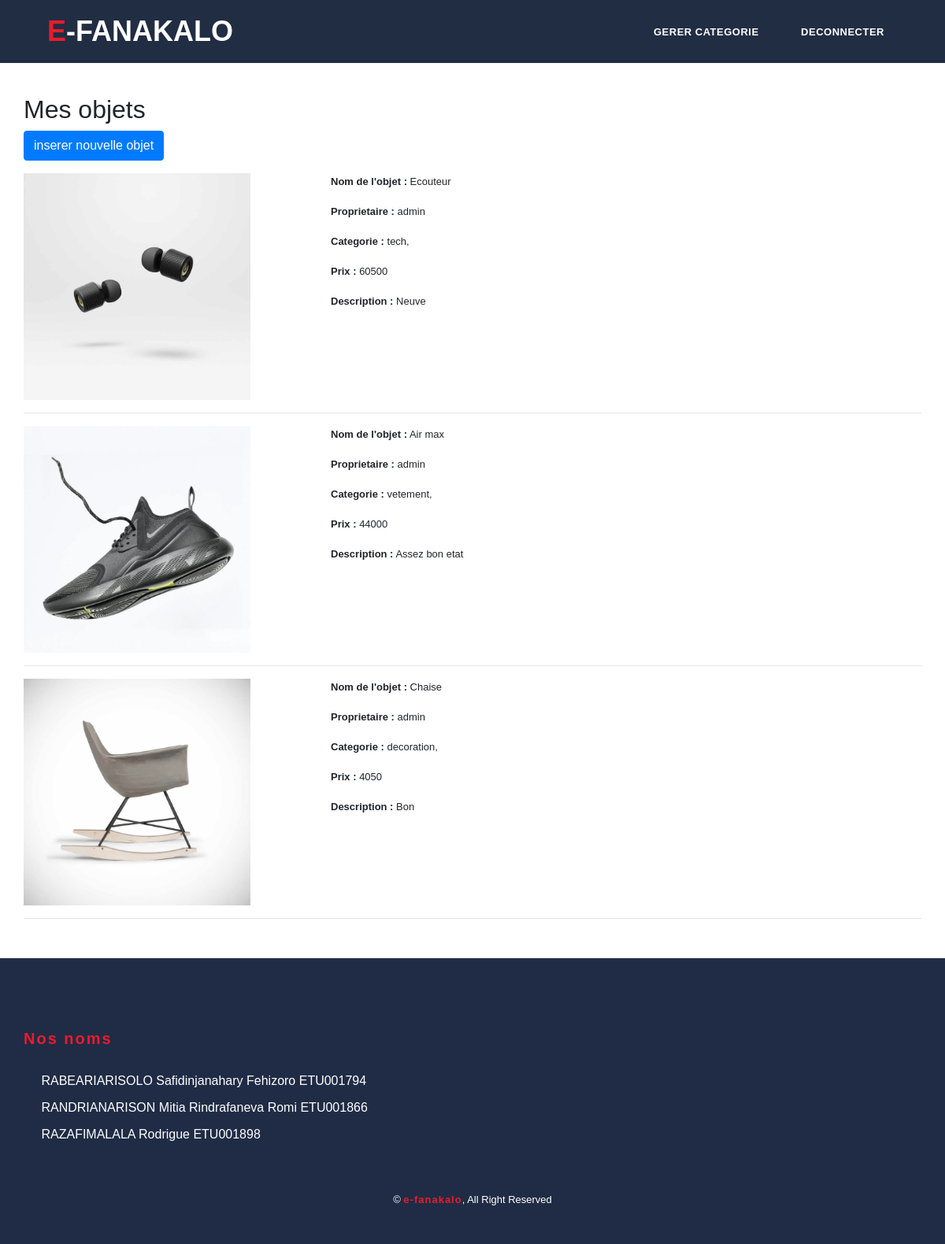
/index.php/home/mylist (signed in), run on the app's committed database.
### tables this page shows
CREATE TABLE Objet(
    idObjet int(10) PRIMARY KEY auto_increment,
    nom varchar(64) ,
    description text  DEFAULT NULL,
    prix float NOT NULL,
    idUser int(10),
    FOREIGN KEY(idUser) REFERENCES user(idUser)
);

CREATE TABLE sary(
    idsary int(10) PRIMARY KEY auto_increment,
    path varchar(50),
    idObjet int(10),
    FOREIGN KEY(idObjet) REFERENCES Objet(idObjet)
);

CREATE TABLE user(
    idUser int(10) PRIMARY KEY auto_increment,
    nom varchar(64) NOT NULL,
    pwd varchar(20) NOT NULL,
    isAdmin int NOT NULL
);

### application/controllers/Home.php (called while the page is built, shortened)
<?php
class Home extends CI_Controller {
    public function mylist(){
        $this->load->model('Objet');
        $data['mesObjets']=$this->Objet->getAllObjetById($_SESSION['iduser']);
        $this->load->view('header');
        $this->load->view('listeetajout',$data);
        $this->load->view('footer');
    }
}

### index.php (called while the page is built, shortened)
<?php
require_once BASEPATH.'core/CodeIgniter.php';

### application/models/Objet.php (called while the page is built, shortened)
<?php
class Objet extends CI_Model {
    public function getSaryObjet($idObjet=1){
        try {
            $sql="SELECT * FROM sary WHERE idObjet='%s' LIMIT 1";
            $sql=sprintf($sql,$idObjet);
            $query = $this->db->query($sql);
            $dbAll = $query->row_array();
        } catch (Exception $e) {
            echo $e;
        }
        return $dbAll;
    }
    public function getStringCategorieById($idobjet){
        $query = $this->db->query(' select categorie.nom as nom from Objet join Objet_Categorie on Objet.idObjet = Objet_Categorie.idObjet join categorie on categorie.idCategorie=Objet_Categorie.idCategorie where Objet.idobjet = '.$idobjet);
        $valiny = array();
        foreach($query->result_array() as $val){
                $valiny[] = $val;
        }
        $str = "";
        foreach($valiny as $v){
            $str = $str.$v['nom'].", ";
        }
        return $str;
    }
    public function getAllObjetById($iduser){
        try {
            $query = $this->db->query("SELECT idObjet,o.nom AS nom_obj,o.description,o.prix,u.idUser,u.nom AS username,u.pwd AS user_pwd,u.isAdmin FROM Objet AS o JOIN user AS u ON o.iduser=u.iduser where o.iduser=".$iduser);
            $dbAll = array();
            $i=0;
            foreach($query->result_array() as $row){
                $dbAll[$i]['sary']=$this->getSaryObjet($row['idObjet']);
                $dbAll[$i]['categ']=$this->getStringCategorieById($row['idObjet']);
                $dbAll[$i]['idObjet']=$row['idObjet'];
                $dbAll[$i]['nom_obj']=$row['nom_obj'];
                $dbAll[$i]['description']=$row['description'];
                $dbAll[$i]['prix']=$row['prix'];
                $dbAll[$i]['idUser']=$row['idUser'];
                $dbAll[$i]['username']=$row['username'];
                $dbAll[$i]['user_pwd']=$row['user_pwd'];
                $dbAll[$i]['isAdmin']=$row['isAdmin'];
                $i++;
            }
        } catch (Exception $e) {
            echo $e;
        }
        return $dbAll;
    }
}

### application/views/listeetajout.php (the view)
<link rel="stylesheet" href="<?php echo base_url('assets/css/listeetajout.css'); ?>">
<div class="container ctn">
    <h2>Mes objets</h2>
    <p><?php echo anchor('home/insertobjet','inserer nouvelle objet','class="btn btn-primary" type="button"'); ?></p>
    <?php for ($i=0; $i < count($mesObjets); $i++) { ?>
        <div class="row">
            <div class="col-md-4">
                <img src="<?php echo base_url($mesObjets[$i]['sary']['path']); ?>">
            </div>
            <div class="col-md-8">
                <p><b>Nom de l'objet :</b> <?php  echo $mesObjets[$i]['nom_obj']; ?></p>
                <p><b>Proprietaire :</b> <?php  echo $mesObjets[$i]['username']; ?></p>
                <p><b>Categorie :</b> <?php  echo $mesObjets[$i]['categ']; ?></p>
                <p><b>Prix :</b> <?php  echo $mesObjets[$i]['prix']; ?></p>
                <p><b>Description :</b> <?php  echo $mesObjets[$i]['description']; ?></p>
            </div>
        </div>
        <hr>
    <?php } ?>
</div>

### application/views/header.php (shortened to what this page needs)
<!DOCTYPE html>
<html lang="en">
<head>
    <link href="<?php echo base_url('assets/bootstrap/css/bootstrap.min.css'); ?>" rel="stylesheet">
    <link rel="stylesheet" href="<?php echo base_url('assets/css/fontawesome.css'); ?>">
    <link rel="stylesheet" href="<?php echo base_url('assets/css/header.css'); ?>">
    <link rel="stylesheet" href="<?php echo base_url('assets/css/footer.css'); ?>">
</head>
<body>
    <header class="main-header clearfix" role="header">
        <div class="logo">
        <a href="<?php echo base_url('home'); ?>"><em>e</em>-fanakalo</a>
        </div>
        <nav id="menu" class="main-nav" role="navigation">
        <ul class="main-menu">
            <?php if($_SESSION['isadmin'] == 1){ ?>
                <li><?php echo anchor('home/gerercategorie','Gerer categorie'); ?></li>
            <?php } ?>
            <li><?php echo anchor('home/logout','Deconnecter'); ?></li>
        </ul>
        </nav>
    </header>

### application/views/footer.php
    <div class="footer">
        <div class="container">
            <div class="footer-link">
                <h2>Nos noms</h2>
                <a>RABEARIARISOLO Safidinjanahary Fehizoro ETU001794</a>
                <a>RANDRIANARISON Mitia Rindrafaneva Romi ETU001866</a>
                <a>RAZAFIMALALA Rodrigue ETU001898</a>
            </div>
        </div>
        <div class="container copyright">
            <p>&copy; <a href="#">e-fanakalo</a>, All Right Reserved</a></p>
        </div>
    </div>
</body>
</html>

### assets/css/header.css (style rules this page uses)
body { font-family: 'Montserrat', sans-serif; }
a { color: #3CF; text-decoration: none; }
ul { padding: 0px; margin: 0px; list-style: none; }
p { font-size: 13px; line-height: 22px; }
.main-header { background-color: rgba(22,34,57,0.95); height: 80px; position: fixed; z-index: 12; width: 100%; top: 0; }
.main-header .logo { float: left; line-height: 80px; padding-left: 60px; }
.main-header .logo a { font-size: 36px; text-transform: uppercase; font-weight: 800; color: #fff; }
.main-header .logo a em { font-style: normal; color: #E81C2E; }
.main-menu { float: right; padding-right: 60px; }
.main-menu li { display: inline-block; line-height: 79px; margin-left: 15px; position: relative; }
.main-menu li:first-child { margin-left: 0px; }
.main-menu li a { padding: 10px 15px; font-size: 13px; text-transform: uppercase; letter-spacing: 0.5px; font-weight: 700; color: #fff; border: 2px solid transparent; transition: all 0.5s; }

### assets/css/footer.css (style rules this page uses)
.footer { position: relative; margin-top: 50px; padding-top: 90px; background: #202C45; clear: both; }
.footer .footer-contact, .footer .footer-link, .footer .footer-newsletter { position: relative; margin-bottom: 45px; color: #ffffff; }
.footer .footer-contact h2, .footer .footer-link h2, .footer .footer-newsletter h2 { margin-bottom: 30px; font-size: 20px; font-weight: 700; letter-spacing: 2px; color: #E81C2E; }
.footer .footer-link a { display: block; margin-bottom: 10px; color: #ffffff; transition: .3s; }
.footer .footer-link a::before { position: relative; content: "\f105"; font-family: "Font Awesome 5 Free"; font-weight: 900; margin-right: 10px; }
.footer .copyright { text-align: center; padding-top: 15px; padding-bottom: 45px; }
.footer .copyright p { margin: 0; color: #ffffff; }
.footer .copyright p a { color: #E81C2E; font-weight: 700; letter-spacing: 1px; }
.container { padding: 0; }

### assets/css/listeetajout.css (style rules this page uses)
.ctn { margin-top: 120px; }
.ctn img { width: 80%; }

### data on the page
objet: sary.path (picture), nom "Ecouteur", idUser.nom "admin", categ "tech,", prix "60500", description "Neuve"
objet: sary.path (picture), nom "Air max", idUser.nom "admin", categ "vetement,", prix "44000", description "Assez bon etat"
objet: sary.path (picture), nom "Chaise", idUser.nom "admin", categ "decoration,", prix "4050", description "Bon"

### other printed values
anchor('home/gerercategorie','Gerer categorie') "GERER CATEGORIE"
anchor('home/logout','Deconnecter') "DECONNECTER"
